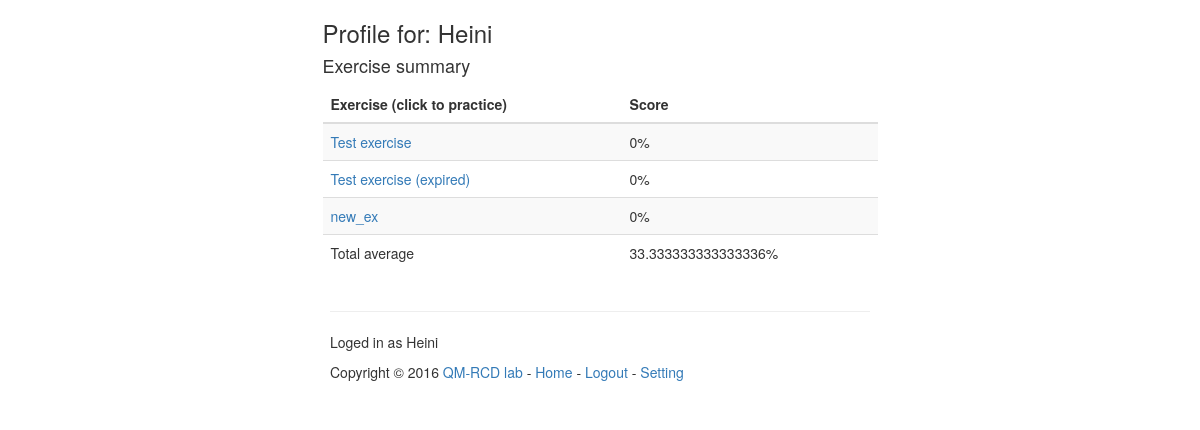
The page /profile (signed in) on the database its author committed.
### teaching_site/user/models.py (models this page shows, shortened)
class User(db.Model):
    id = db.Column(db.Integer, primary_key = True)
    fullname = db.Column(db.String(30))
    email = db.Column(db.String(50), unique = True)
    username = db.Column(db.String(25), unique = True)
    password = db.Column(db.String(100))
    password_tmp = db.Column(db.String(25))
    validation_code = db.Column(db.String(10))
    validated = db.Column(db.Boolean)
    is_admin = db.Column(db.Boolean)
    random_seed = db.Column(db.Integer)

### teaching_site/exercise/models.py (models this page shows, shortened)
class Exercise(db.Model):
    id = db.Column(db.Integer, primary_key=True)
    name = db.Column(db.String(100), unique=True, nullable=False)
    open_date = db.Column(db.DateTime, nullable=False)
    close_date = db.Column(db.DateTime, nullable=False)
    active = db.Column(db.Boolean, default=True)
    questions = db.relationship(
        'Question',
        secondary = question_exercise,
        backref = db.backref('exercises', lazy='dynamic'),
    )

### teaching_site/home/views.py (the view)
@app.route('/profile')
@login_required
def profile():
    user = User.query.filter_by(
        username = session['username']
    ).first()
    exercises_all = Exercise.query.all()
    exercises = []
    for i in range(len(exercises_all)):
        if exercises_all[i].active:
            if exercises_all[i].close_date < datetime.now():
                exercises.append(exercises_all[i])
            else:
                sheet = Sheet.query.filter_by(
                    exercise_id = exercises_all[i].id,
                    user_id = user.id,
                ).first()
                if sheet and sheet.point is not None:
                    exercises.append(exercises_all[i])
    results = []
    total = 0
    for exercise in exercises:
        sheets = Sheet.query.filter_by(
            exercise_id = exercise.id,
            user_id = user.id,
        )
        points = np.array(
            [float(s.point)
             for s in sheets if s.point is not None]
        ).mean()*100
        if points > 0:
            total += points
        results.append(max(round(points, 3), 0))
    if len(exercises) > 0:
        total /= float(len(exercises))
    seed = randint(1, 10000)
    kwargs = {
        'user': user,
        'exercises': exercises,
        'results': results,
        'seed': seed,
        'total': total,
    }
    return render_template('home/profile.html', **kwargs)

### teaching_site/home/views.py (called while the page is built)
@app.before_request
def before_request():
    session.permanent = True
    app.permanent_session_lifetime = timedelta(hours=5)
    session.modified = True

### teaching_site/templates/home/profile.html (shortened to what this page needs)
{% extends "base.html" %}
{% block content %}
<h3>Profile for: {{ user.username }}</h3>
<h4>Exercise summary</h4>
<table class="table table-striped">
  <thead>
    <tr>
      <th>Exercise (click to practice)</th>
      <th>Score</th>
    </tr>
  </thead>
  <tbody>
    {% set itr = 0 %}
    {% for exercise in exercises %}
    <tr>
      <td>
        <a href="{{url_for('exercise', id=exercise.id, seed=seed)}}">
          {{ exercise.name }}
        </a>
      </td>
      <td>
        {{results[itr]}}%
      </td>
    </tr>
    {% set itr = itr + 1%}
    {% endfor %}
    <tr>
      <td>
        Total average
      </td>
      <td>
        {{total}}%
      </td>
  </tbody>
</table>
{% endblock %}
{% block footer %}
{% include "footer/footer_home.html" %}
{% endblock %}

### teaching_site/templates/footer/footer.html
{% if session.get('username') %}
<p>Loged in as {{ session['username'] }}</p>
{% endif %}
Copyright &copy; 2016
<a href="http://www.chemie.unibas.ch/~anatole/">QM-RCD lab</a>

### rows shown on the page
User: username "Heini"
Exercise: name "Test exercise", results "0"
Exercise: name "Test exercise (expired)", results "0"
Exercise: name "new_ex", results "0"

### other values the page prints
{{ total }} "33.333333333333336"
